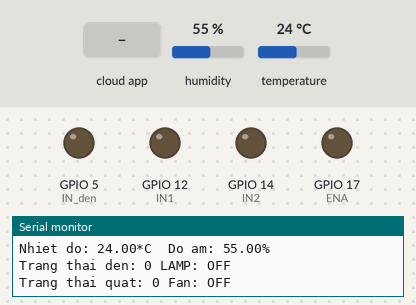
This sketch was run on a simulated ESP32. On the bench: output pins drawn as LEDs (lit = HIGH), the last lines printed to the serial monitor. The test bench sets the inputs (shaded band); at power-on: humidity 55 %, temperature 24 °C. WiFi joins after 1.5 s; servers stay silent unless stated; the Firebase database answers and starts empty.

Above: at 3.7 s.
3.8 s: the phone or cloud app sets fan to 1
At 5.5 s:
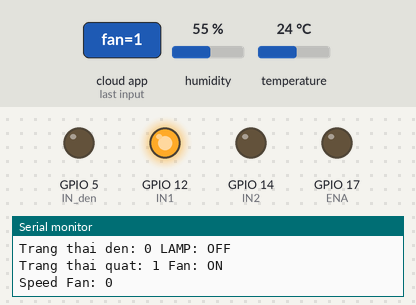
6.3 s: the phone or cloud app sets speedfan to 1
At 8.0 s:
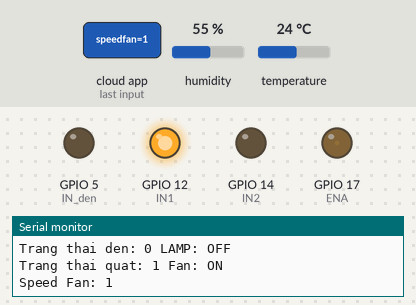
8.4 s: humidity set to 22 %
10.8 s: the phone or cloud app sets lamp to 1
12.8 s: the phone or cloud app sets lampbrightness to 1
At 14.3 s:
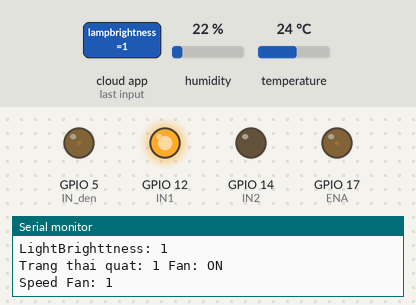
14.9 s: the phone or cloud app sets fan to 0
At 17.0 s:
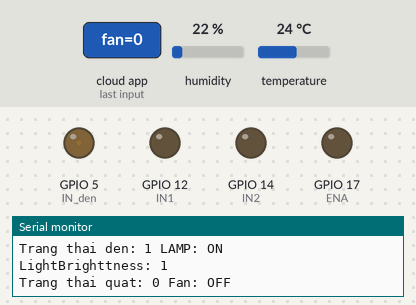
Timing chart, 0 to 18.1 s (numbered marks = the images above; inputs shaded):
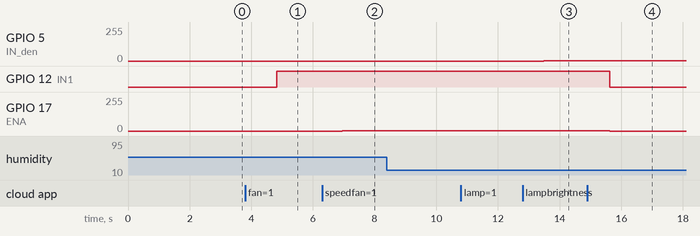

The sketch:

testcuoiky.ino
```cpp
#include  <WiFi.h>
#include  <WiFiClient.h>
#include  <FirebaseESP32.h>
#include <Arduino.h>
#include <DHT.h>

#define dhttype DHT11
#define dhtpin 32


float tempTem,humTem;
String path ="/";

const int IN1 = 12;
const int IN2 = 14;
#define ENA 17
#define IN_den 5


// cài đặt PWM
const int freq = 5000;  // tần số xung
const int ledChannel1 = 0;
const int ledChannel2 = 1;// kênh PWM
const int resolution = 8; // độ phân giải 8bit

int ttDc, ttDen;
int tdDc,tdDen;
float hum,temp;
DHT dht(dhtpin, dhttype);


#define WIFI_SSID "iphone" //Tên Wifi kết nối
#define WIFI_PASSWORD "12121212" //Mật khẩu của Wifi
#define FIREBASE_HOST "nhom2android-default-rtdb.firebaseio.com/" //Địa chỉ Host của Project Firebase
#define FIREBASE_AUTH "L3gUjtu5ibc9CTusTad9t12W1WYSJowgAesSi9FP" // Mạt khẩu mã hoá của Project Firebase

String lampPath = "/lamp";
String fanPath = "/fan";
String humPath = "/ĐỘ ẨM";
String tempPath = "/NHIỆT ĐỘ";


FirebaseData fbcontrol;


void setup() {

  Serial.begin(115200);
  delay(1000);
  WiFi.begin (WIFI_SSID, WIFI_PASSWORD);
  Serial.print("Dang ket noi");
  while (WiFi.status() != WL_CONNECTED) {
    Serial.print(".");
    delay(500);
  }

  dht.begin();
  Serial.println ("");
  Serial.println ("Da ket noi WiFi!");
  Serial.println(WiFi.localIP());
  Firebase.begin(FIREBASE_HOST, FIREBASE_AUTH);
  // Thiết lập chân kết nối
  pinMode(ENA, OUTPUT);
  pinMode(IN1, OUTPUT);
  pinMode(IN2, OUTPUT);
  pinMode(IN_den, OUTPUT);


  // setup kênh pwm
  ledcSetup(ledChannel1, freq, resolution);
  ledcSetup(ledChannel2, freq, resolution);

  // xuất pwm ra chân 16
  ledcAttachPin(IN_den, ledChannel1);
  ledcAttachPin(ENA, ledChannel2);

  testDc();
  testDen();
}

void loop() {
// Đọc và gửi nhiệt độ, độ ẩm
  hum = dht.readHumidity();
  temp = dht.readTemperature();
  sendTempAndHum();


  readItemDatabase();
  testDen();
  testDc();
  delay(100);
}

void sendTempAndHum () {
    // Check dht 11
  if (isnan(hum) || isnan(temp)) {
    Serial.println("Failed to read from DHT sensor!");
  } else {


    if(temp != tempTem) {
        Firebase.setFloat( fbcontrol,tempPath, temp);
         tempTem = temp;
        Serial.print("Nhiet do: ");
        Serial.print(temp);
        Serial.print("*C  ");
  }
    if(hum != humTem) {
        Firebase.setFloat( fbcontrol,humPath , hum);
        humTem = hum;
        Serial.print("Do am: ");
        Serial.print(hum);
        Serial.println("%  ");
  }
  }
}

void readItemDatabase() {
    if(Firebase.getInt( fbcontrol,"/fan")) {
        ttDc  = fbcontrol.intData();
   };
    if(Firebase.getInt( fbcontrol,"/speedfan")){
        tdDc  = fbcontrol.intData();
   };
   if(Firebase.getInt( fbcontrol,"/lamp")){
        ttDen = fbcontrol.intData();
   };
    if(Firebase.getInt( fbcontrol,"/lampbrightness")){
        tdDen = fbcontrol.intData();
   };
}
void testDen()
{
    Serial.print("Trang thai den: ");
    Serial.print(ttDen);
    Serial.print(" ");
    if(ttDen == 1)
    {
      ledcWrite(ledChannel1, tdDen*2.5);
      Serial.println("LAMP: ON");
      Serial.print("LightBrighttness: ");
      Serial.println(tdDen);
    }
    else if(ttDen == 0)
    {
       ledcWrite(ledChannel1, 0);
        Serial.println("LAMP: OFF");
    }
}

void testDc (){
    Serial.print("Trang thai quat: ");
    Serial.print(ttDc);
    Serial.print(" ");

   if(ttDc == 1)
    {
      Serial.println("Fan: ON");
      ledcWrite(ledChannel2, tdDc*2.5);
      digitalWrite(IN1,HIGH);
      digitalWrite(IN2,LOW);
      Serial.print("Speed Fan: ");
      Serial.println(tdDc);
    }
    else if(ttDc == 0)
    {
      Serial.println("Fan: OFF");
      ledcWrite(ledChannel2, 0);
      digitalWrite(IN1,LOW);
      digitalWrite(IN2,LOW);
    //   ledcWrite(1, 0);
    }

  }
```

Measured:
- after the input at 3.8 s, GPIO 12 (IN1): LOW → HIGH after 1.0 s
- after the input at 6.3 s, GPIO 17 (ENA): 0/255 → 2/255 after 0.66 s
- after the input at 12.8 s, GPIO 5 (IN_den): 0/255 → 2/255 after 0.69 s
- after the input at 14.9 s, GPIO 12 (IN1): HIGH → LOW after 0.72 s; GPIO 17 (ENA): 2/255 → 0/255 after 0.72 s
